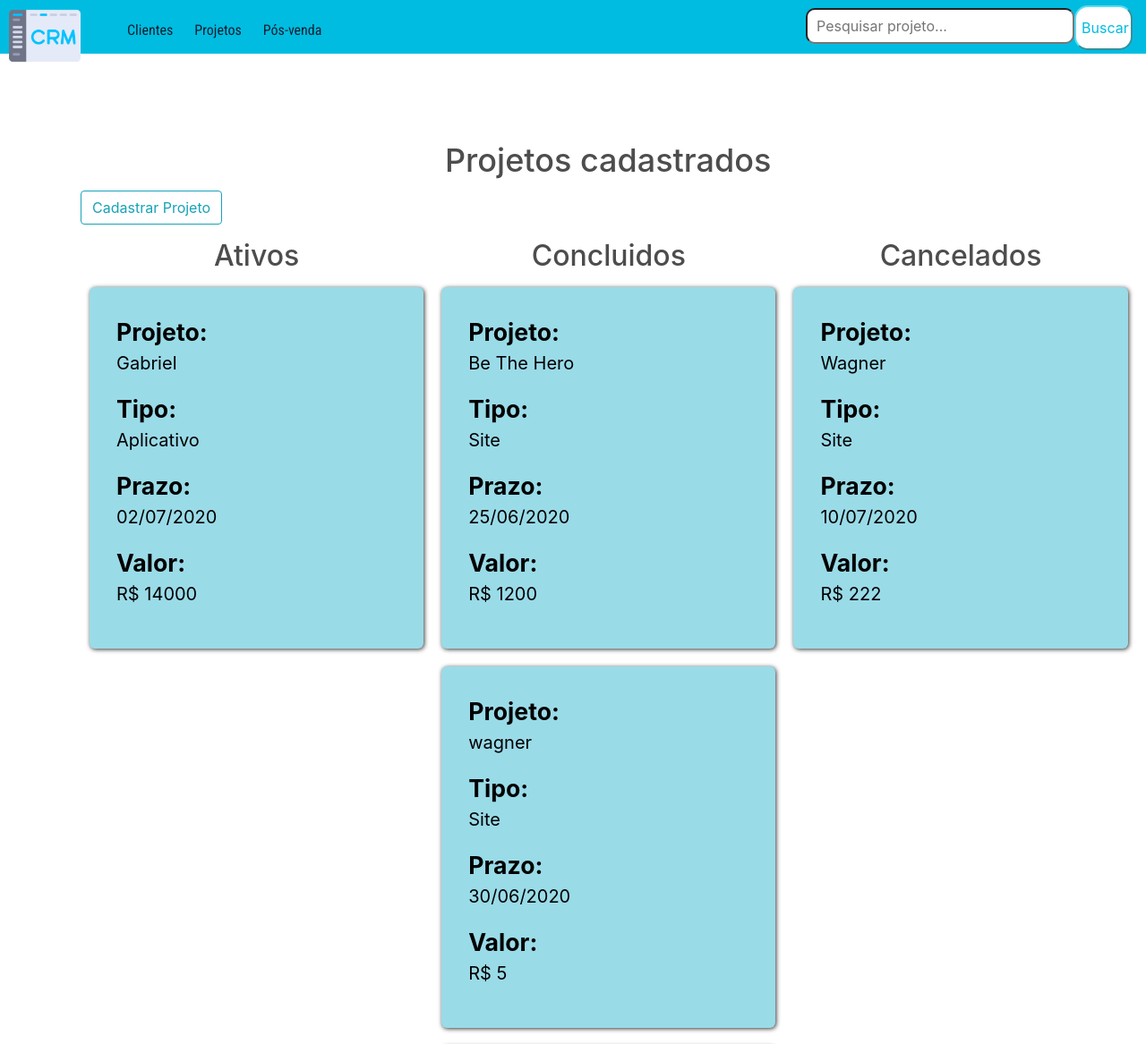
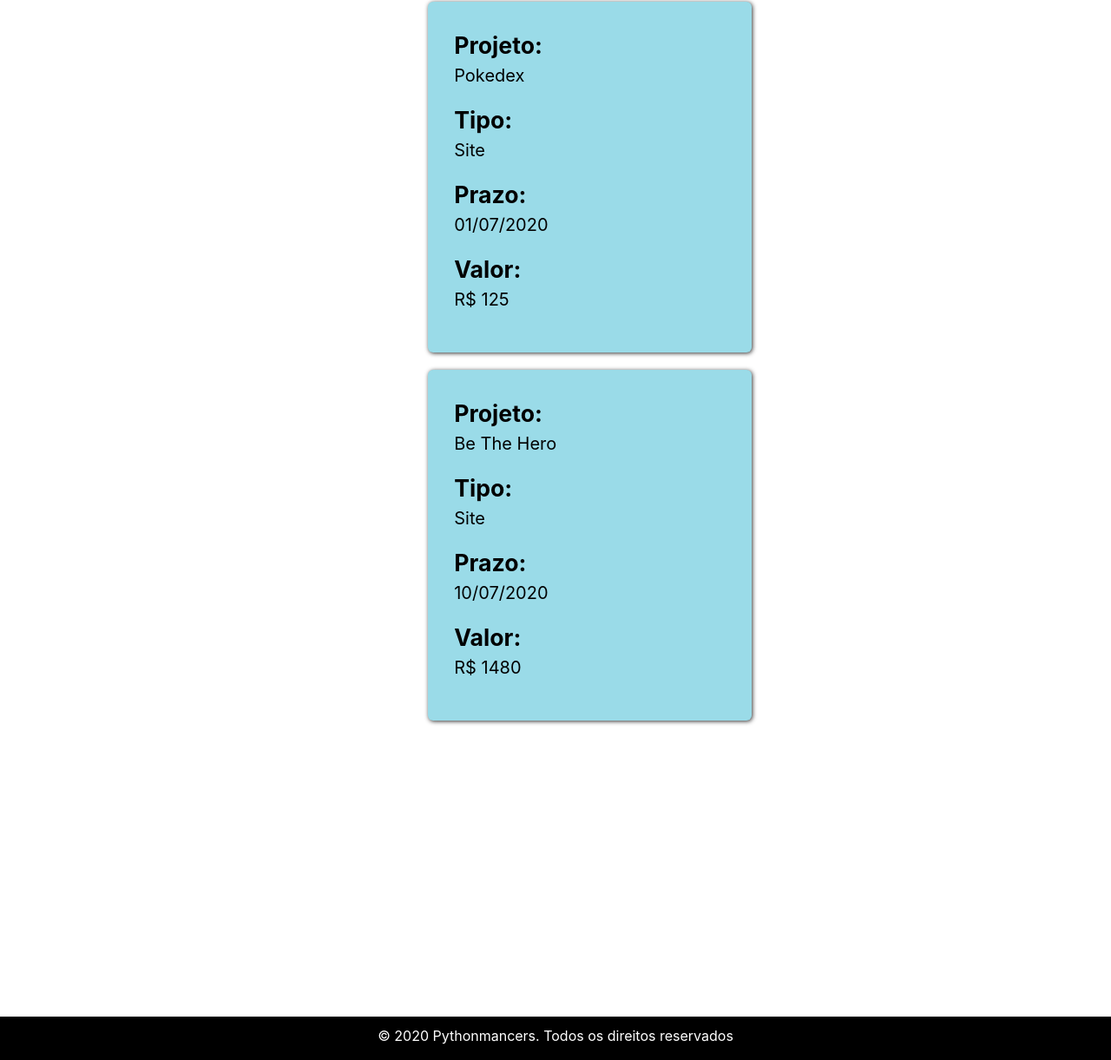
The app's page /projetos/ with its own data (2 pictures, top to bottom).
### crm/projetos/models.py (models this page shows, shortened)
class Projeto(db.Model):
    __tablename__ = "projeto"
    id = db.Column(db.Integer, primary_key = True)
    nome        = db.Column(db.String,nullable = False)
    comentarios = db.Column(db.String, nullable = True)
    tipo        = db.Column(db.String)
    cliente     = db.Column(db.String)
    url         = db.Column(db.String)
    valor       = db.Column(db.Integer)
    po          = db.Column(db.String)
    prazo       = db.Column(db.Integer)
    inicio      = db.Column(db.String)
    data        = db.Column(db.Integer)
    status      = db.Column(db.String)
    nota        = db.Column(db.Integer)

### crm/projetos/views.py (the view, shortened to what this page needs)
@projeto.route('/', methods=['POST', 'GET'])
def index():
    projetos = Projeto.query.all()
    projetos.sort(key=lambda x: x.data, reverse=False)
    return render_template('projetos.html', projetos=projetos)

### crm/projetos/templates/projetos.html (shortened to what this page needs)
{% extends 'base.html' %}
{% block links %}
<link rel="stylesheet" href="{{url_for('static', filename='css/projetoss.css')}}">
{% endblock links %}
{% block navbar %}
<div class="local">
    <form action="{{url_for('projeto.pesquisa')}}" class="form-inline" method="POST">
        <input name="pesquisa" type="search" class="caixa-pesquisa" id="texto-pesquisa" placeholder="Pesquisar projeto...">
        <button type="submit" class="botao-pesquisa" id="submit">Buscar</button>
    </form>
</div>
{% endblock navbar %}
{% block content %}
<div  id="projetos">
    <div class="container">
        <h1>Projetos cadastrados</h1>
        <button id="cadastro" class="btn btn-outline-info">Cadastrar Projeto</button>
        <div class="row">
            <div class="col col-6 p-0">
                <p>
                <h2 style="color: #4d4d4d;" class="text-center">Ativos</h2>
                </p>
                <nav id="ativos">
                    <ul>
                        {% for p in projetos %}
                        {% if p.status == 'Ativo' %}
                        <a href="{{url_for('projeto.especifico',_id=p.id)}}">
                            <li>
                                <strong>Projeto:</strong>
                                <p style="font-size: 15pt;">{{p.nome}}</p>
                                <strong>Tipo:</strong>
                                <p style="font-size: 15pt;">{{p.tipo}}</p>
                                <strong>Prazo:</strong>
                                <p style="font-size: 15pt;">{{p.prazo}}</p>
                                <strong style="padding-right: 95px;">Valor:</strong>
                                <p style="font-size: 15pt;">R$ {{p.valor}}</p>
                            </li>
                        </a>
                        {% endif %}
                        {% endfor %}
                    </ul>
                </nav>
            </div>
            <div class="col col-6 p-0">
                <p>
                <h2 style="color: #4d4d4d;" class="text-center">Concluidos</h2>
                </p>
                <nav id="qualificados">
                    <ul>
                        {% for p in projetos %}
                        {% if p.status == 'Concluido' %}
                        <a href="{{url_for('projeto.especifico',_id=p.id)}}">
                            <li>
                                <strong>Projeto:</strong>
                                <p style="font-size: 15pt;">{{p.nome}}</p>
                                <strong>Tipo:</strong>
                                <p style="font-size: 15pt;">{{p.tipo}}</p>
                                <strong>Prazo:</strong>
                                <p style="font-size: 15pt;">{{p.prazo}}</p>
                                <strong style="padding-right: 95px;">Valor:</strong>
                                <p style="font-size: 15pt;">R$ {{p.valor}}</p>
                            </li>
                        </a>
                        {% endif %}
                        {% endfor %}
                    </ul>
                </nav>
            </div>
            <div class="col col-6 p-0">
                <p>
                <h2 style="color: #4d4d4d;" class="text-center">Cancelados</h2>
                </p>
                <nav id="qualificados">
                    <ul>
                        {% for p in projetos %}
                        {% if p.status == 'Cancelado' %}
                        <a href="{{url_for('projeto.especifico',_id=p.id)}}">
                            <li>
                                <strong>Projeto:</strong>
                                <p style="font-size: 15pt;">{{p.nome}}</p>
                                <strong>Tipo:</strong>
                                <p style="font-size: 15pt;">{{p.tipo}}</p>
                                <strong>Prazo:</strong>
                                <p style="font-size: 15pt;">{{p.prazo}}</p>
                                <strong style="padding-right: 95px;">Valor:</strong>
                                <p style="font-size: 15pt;">R$ {{p.valor}}</p>
                            </li>
                        </a>
                        {% endif %}
                        {% endfor %}
                    </ul>
                </nav>
            </div>
        </div>
    </div>
    {% endblock content%}

### crm/static/css/indexx.css (style rules this page uses)
body { font-family: 'Oswald', Helvetica, sans-serif; background-color: #f1f1f5; height: 100%; margin: 0; }
#projetos { font-size: 20pt; color: #00bce1; }

### crm/static/css/projetoss.css (style rules this page uses)
h1 { padding-top: 28px; font-size: 36px; text-align: right; color: #4d4d4d; }
h2 { color: #4d4d4d; }
a { text-decoration: none; }
a, a:link, a:visited { text-decoration: none; color:#000; }
div.container { margin: 15px; margin-top: 30px; }
div.row { flex-wrap: nowrap; margin-left: 10px; }
#cadastro { margin-left: 10px; }
#projetos { margin-left: 10px; }
#projetos ul { display: grid; grid-template-columns: auto; grid-template-rows: auto; gap: 20px; list-style: none; margin: 10px; padding-inline-start: 0px; }
#projetos ul li { font-size: 20pt; background: #9adbe8; padding: 30px; border-radius: 6px; box-shadow: 1px 1px 5px #333; }
#projetos ul li p { font-size: 15pt; }
.caixa-pesquisa { top: -50px; left: 60%; width: 300px; height: 40px; border-radius: 10px; padding: 10px; z-index: 10; }
.botao-pesquisa { width: 65px; ; height: 50px; border-radius: 15px; background-color: white; border-color: #56DDEF; z-index: 5; color: #00bce1; transition: 0.1s; margin-top: 5px; }
div.local { margin-top: -79px; }
form.form-inline input#texto-pesquisa { margin-left: 900px; }

### records on screen
Projeto: nome "Gabriel", tipo "Aplicativo", prazo "02/07/2020", valor "14000"
Projeto: nome "Be The Hero", tipo "Site", prazo "25/06/2020", valor "1200"
Projeto: nome "wagner", tipo "Site", prazo "30/06/2020", valor "5"
Projeto: nome "Pokedex", tipo "Site", prazo "01/07/2020", valor "125"
Projeto: nome "Be The Hero", tipo "Site", prazo "10/07/2020", valor "1480"
Projeto: nome "Wagner", tipo "Site", prazo "10/07/2020", valor "222"
